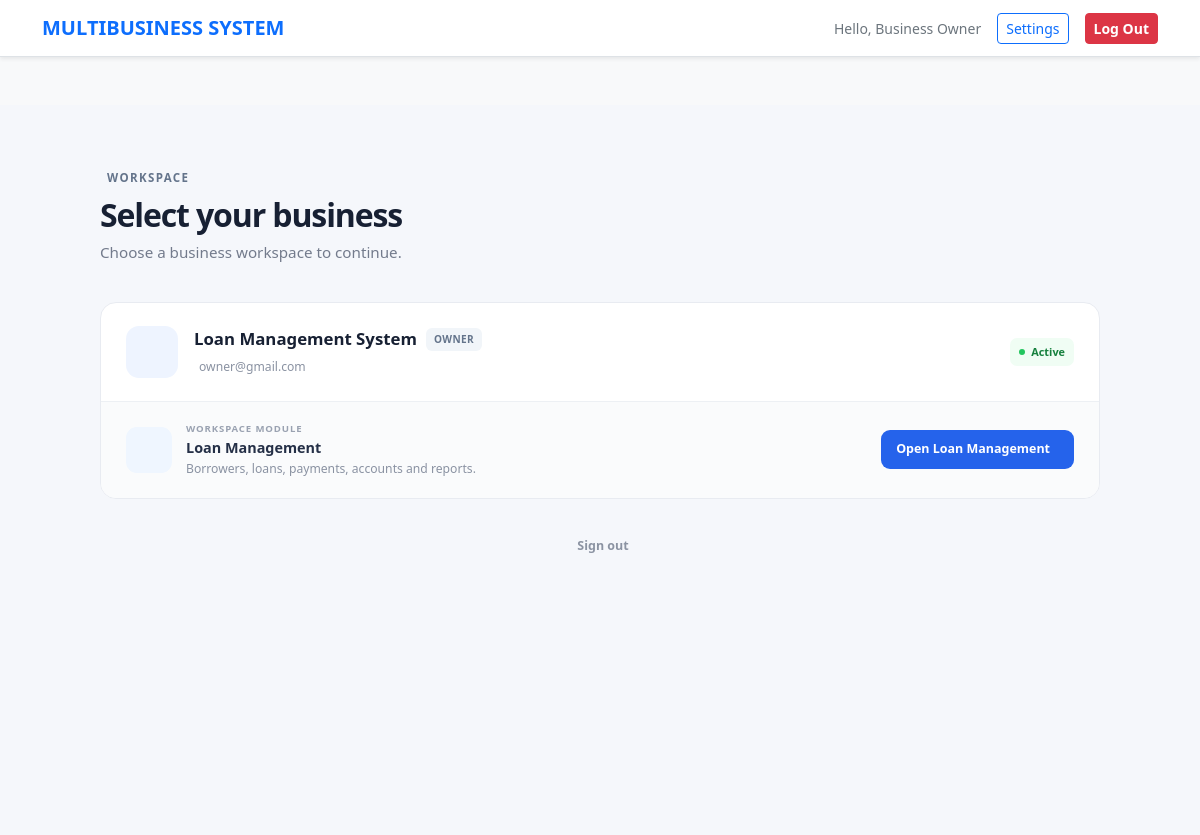
The page /public/index.php?page=select_business (signed in) on the database its author committed.
### tables this page shows
CREATE TABLE `business_users` (
  `id` int(11) NOT NULL,
  `business_id` int(11) NOT NULL,
  `user_id` int(11) NOT NULL,
  `role` enum('owner','admin','staff') NOT NULL DEFAULT 'staff',
  `status` enum('active','inactive') NOT NULL DEFAULT 'active',
  `created_at` timestamp NOT NULL DEFAULT current_timestamp()
);

CREATE TABLE `businesses` (
  `id` int(11) NOT NULL,
  `name` varchar(150) NOT NULL,
  `email` varchar(150) DEFAULT NULL,
  `phone` varchar(50) DEFAULT NULL,
  `address` text DEFAULT NULL,
  `status` enum('active','inactive') NOT NULL DEFAULT 'active',
  `created_at` timestamp NOT NULL DEFAULT current_timestamp(),
  `updated_at` timestamp NULL DEFAULT NULL ON UPDATE current_timestamp()
);

### resources/select_business.php (the view, shortened to what this page needs)
<?php
$pdo = Database::getConnection();
$userId = $_SESSION['user_id'] ?? null;
$userRole = $_SESSION['role'] ?? 'staff';
if ($userRole === 'super_admin') {
    $stmt = $pdo->prepare("
        SELECT
            b.id,
            b.name,
            b.email,
            b.phone,
            b.address,
            b.status,
            b.created_at,
            'super_admin' AS user_business_role
        FROM businesses b
        WHERE b.status = 'active'
        ORDER BY b.name ASC
    ");
    $stmt->execute();
} else {
    $stmt = $pdo->prepare("
        SELECT
            b.id,
            b.name,
            b.email,
            b.phone,
            b.address,
            b.status,
            b.created_at,
            bu.role AS user_business_role
        FROM businesses b
        INNER JOIN business_users bu
            ON bu.business_id = b.id
        WHERE bu.user_id = ?
        AND bu.status = 'active'
        AND b.status = 'active'
        ORDER BY b.name ASC
    ");
    $stmt->execute([$userId]);
}
$businesses = $stmt->fetchAll(PDO::FETCH_ASSOC);
include __DIR__ . '/partials/header.php';
?>
<div class="workspace-page">
    <div class="workspace-container">
        <div class="workspace-header">
            <div>
                <div class="eyebrow">
                    WORKSPACE
                </div>
                <h1>Select your business</h1>
                <p>
                    Choose a business workspace to continue.
                </p>
            </div>
        </div>
        <?php if (empty($businesses)): ?>
            <div class="empty-workspace">
                <div class="empty-icon">
                    <i class="bi bi-buildings"></i>
                </div>
                <h3>No businesses available</h3>
                <p>
                    You are not currently assigned to any active business.
                    Please contact an administrator.
                </p>
            </div>
        <?php else: ?>
            <div class="business-list">
                <?php foreach ($businesses as $biz): ?>
                    <?php
                    $module = 'loan';
                    switch ($module) {
                        default:
                            $moduleTitle = 'Loan Management';
                            $moduleDescription = 'Borrowers, loans, payments, accounts and reports.';
                            $moduleClass = 'loan';
                            $moduleButton = 'Open Loan Management';
                            break;
                    }
                    ?>
                    <div class="business-item">
                        <div class="business-main">
                            <div class="business-logo">
                            </div>
                            <div class="business-info">
                                <div class="business-title-row">
                                    <h2>
                                        <?= htmlspecialchars($biz['name']) ?>
                                    </h2>
                                    <?php if (!empty($biz['user_business_role'])): ?>
                                        <span class="role-badge">
                                            <?= htmlspecialchars($biz['user_business_role']) ?>
                                        </span>
                                    <?php endif; ?>
                                </div>
                                <div class="business-meta">
                                    <?php if (!empty($biz['email'])): ?>
                                        <span>
                                            <?= htmlspecialchars($biz['email']) ?>
                                        </span>
                                    <?php endif; ?>
                                </div>
                            </div>
                            <div class="active-status">
                                <span></span>
                                Active
                            </div>
                        </div>
                        <div class="module-row">
                            <div class="module-left">
                                <div class="module-symbol <?= $moduleClass ?>">
                                </div>
                                <div class="module-details">
                                    <span class="module-label">
                                        WORKSPACE MODULE
                                    </span>
                                    <h3>
                                        <?= htmlspecialchars($moduleTitle) ?>
                                    </h3>
                                    <p>
                                        <?= htmlspecialchars($moduleDescription) ?>
                                    </p>
                                </div>
                            </div>
                            <form method="POST" class="module-form">
                                <button
                                    type="submit"
                                    class="open-button <?= $moduleClass ?>"
                                >
                                    <?= htmlspecialchars($moduleButton) ?>
                                </button>
                            </form>
                        </div>
                    </div>
                <?php endforeach; ?>
            </div>
        <?php endif; ?>
        <div class="workspace-footer">
            <a href="index.php?page=logout">
                Sign out
            </a>
        </div>
    </div>
</div>
<?php include __DIR__ . '/partials/footer.php'; ?>

### public/index.php (shortened to what this page needs)
<?php
$page = $_GET['page'] ?? 'login';
switch ($page) {
    case 'select_business':
        require_once __DIR__ . '/../resources/select_business.php';
        break;
}
?>

### resources/partials/header.php (shortened to what this page needs)
<!DOCTYPE html>
<html lang="en">
<head>
    <link href="https://cdn.jsdelivr.net/npm/bootstrap@5.3.0/dist/css/bootstrap.min.css" rel="stylesheet">
</head>
<body class="bg-body-tertiary" style="min-height: 100vh;">
    <nav class="navbar navbar-expand-lg border-bottom shadow-sm mb-5 bg-body">
        <div class="container">
            <a class="navbar-brand fw-bold text-primary" href="index.php?page=select_business">MULTIBUSINESS SYSTEM</a>
            <div class="d-flex align-items-center gap-3">
                <?php if (isset($_SESSION['name'])): ?>
                    <span class="text-secondary small d-none d-sm-inline">Hello, <?= htmlspecialchars($_SESSION['name']) ?></span>
                <?php endif; ?>
                <a href="index.php?page=settings" class="btn btn-outline-primary btn-sm">Settings</a>
                <a href="index.php?page=logout" class="btn btn-danger btn-sm fw-bold">Log Out</a>
            </div>
        </div>
    </nav>

### resources/partials/footer.php (shortened to what this page needs)
</body>
</html>

### resources/select_business.php (style rules this page uses)
:root { --workspace-bg: #f5f7fb; --workspace-border: #e8ebf1; --workspace-text: #172033; --workspace-muted: #737b8c; }
.workspace-page { min-height: calc(100vh - 70px); background: var(--workspace-bg); padding: 55px 20px 70px; }
.workspace-container { max-width: 1000px; margin: 0 auto; }
.workspace-header { display: flex; align-items: flex-end; justify-content: space-between; gap: 25px; margin-bottom: 38px; }
.eyebrow { display: inline-flex; align-items: center; gap: 7px; color: #64748b; font-size: .72rem; font-weight: 800; letter-spacing: .12em; margin-bottom: 9px; }
.workspace-header h1 { margin: 0; color: var(--workspace-text); font-size: 2rem; font-weight: 800; letter-spacing: -.035em; }
.workspace-header p { margin: 7px 0 0; color: var(--workspace-muted); font-size: .95rem; }
.business-list { display: flex; flex-direction: column; gap: 18px; }
.business-item { background: #fff; border: 1px solid var(--workspace-border); border-radius: 16px; overflow: hidden; transition: transform .2s ease, box-shadow .2s ease, border-color .2s ease; }
.business-main { display: flex; align-items: center; gap: 16px; padding: 23px 25px; }
.business-logo { width: 52px; height: 52px; flex-shrink: 0; display: flex; align-items: center; justify-content: center; border-radius: 13px; background: #eef4ff; color: #2563eb; font-size: 1.35rem; }
.business-info { min-width: 0; flex: 1; }
.business-title-row { display: flex; align-items: center; flex-wrap: wrap; gap: 9px; }
.business-title-row h2 { margin: 0; color: var(--workspace-text); font-size: 1.05rem; font-weight: 750; }
.role-badge { padding: 4px 8px; border-radius: 6px; background: #f1f5f9; color: #64748b; font-size: .63rem; font-weight: 800; letter-spacing: .04em; text-transform: uppercase; }
.business-meta { display: flex; align-items: center; flex-wrap: wrap; gap: 13px; margin-top: 7px; }
.business-meta span { display: inline-flex; align-items: center; gap: 5px; color: #8a92a2; font-size: .76rem; }
.active-status { display: inline-flex; align-items: center; gap: 6px; padding: 6px 9px; border-radius: 7px; background: #f0fdf4; color: #15803d; font-size: .68rem; font-weight: 800; }
.active-status span { width: 6px; height: 6px; border-radius: 50%; background: #22c55e; }
.module-row { display: flex; align-items: center; justify-content: space-between; gap: 25px; padding: 20px 25px; background: #fafbfc; border-top: 1px solid #edf0f4; }
.module-left { display: flex; align-items: center; gap: 14px; min-width: 0; }
.module-symbol { width: 46px; height: 46px; flex-shrink: 0; display: flex; align-items: center; justify-content: center; border-radius: 11px; font-size: 1.15rem; }
.module-symbol.loan { background: #eff6ff; color: #2563eb; }
.module-details { min-width: 0; }
.module-label { display: block; margin-bottom: 3px; color: #9aa2b1; font-size: .6rem; font-weight: 800; letter-spacing: .09em; }
.module-details h3 { margin: 0; color: #253047; font-size: .9rem; font-weight: 750; }
.module-details p { margin: 3px 0 0; color: #8a92a2; font-size: .76rem; }
.module-form { flex-shrink: 0; }
.open-button { display: inline-flex; align-items: center; justify-content: center; gap: 9px; min-width: 165px; padding: 10px 15px; border: 0; border-radius: 9px; color: #fff; font-size: .78rem; font-weight: 750; cursor: pointer; transition: .2s ease; }
.open-button.loan { background: #2563eb; }
.workspace-footer { text-align: center; margin-top: 30px; }
.workspace-footer a { display: inline-flex; align-items: center; gap: 6px; color: #8b93a2; font-size: .78rem; font-weight: 700; text-decoration: none; transition: .2s ease; }

### rows shown on the page
business_users: business.name "Loan Management System", role "OWNER", business.email "owner@gmail.com", moduleTitle "Loan Management", moduleDescription "Borrowers, loans, payments, accounts and reports.", moduleButton "Open Loan Management"

### other values the page prints
$_SESSION['name'] "Business Owner"
